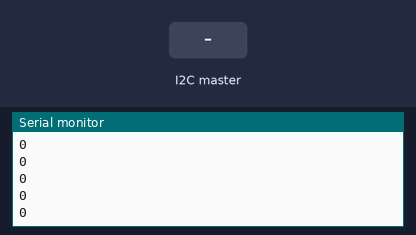
The sketch below on a simulated Arduino Uno, built with avr-gcc and run on an emulated ATmega328P. Shown: the last lines printed to the serial monitor. The inputs (shaded band) are chosen by the test bench.

Above: at 1.2 s.
1.3 s: the I2C master sends the byte 1
At 1.31 s:
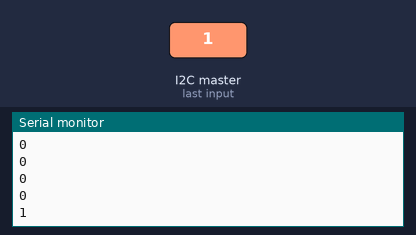
2.8 s: the I2C master sends the byte 2
At 2.81 s:
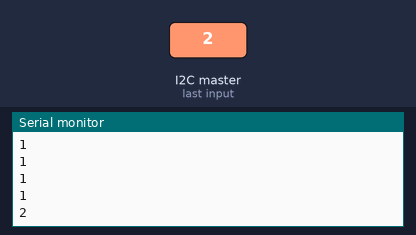
Timing chart, 0 to 5.8 s (numbered marks = the images above; inputs shaded):
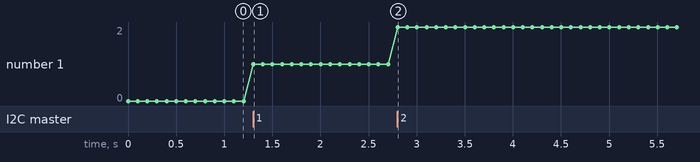

The sketch:

i2c_receive.ino
```cpp
#include <Wire.h>

int rxVal = 0;

void setup() {
  Wire.begin(4);
  Wire.onReceive(receiveEvent);
  Serial.begin(9600);
}

void loop() {
  Serial.println(rxVal);
  delay(100);
}

void receiveEvent() {
  rxVal = Wire.read();
}
```

Measured:
- after the input at 1.3 s, the serial monitor: prints a new line at once (image 1)
- after the input at 2.8 s, the serial monitor: prints a new line at once (image 2)
- plotted number 1: 0 → 1 after the input at 1.3 s, 1 → 2 after the input at 2.8 s
